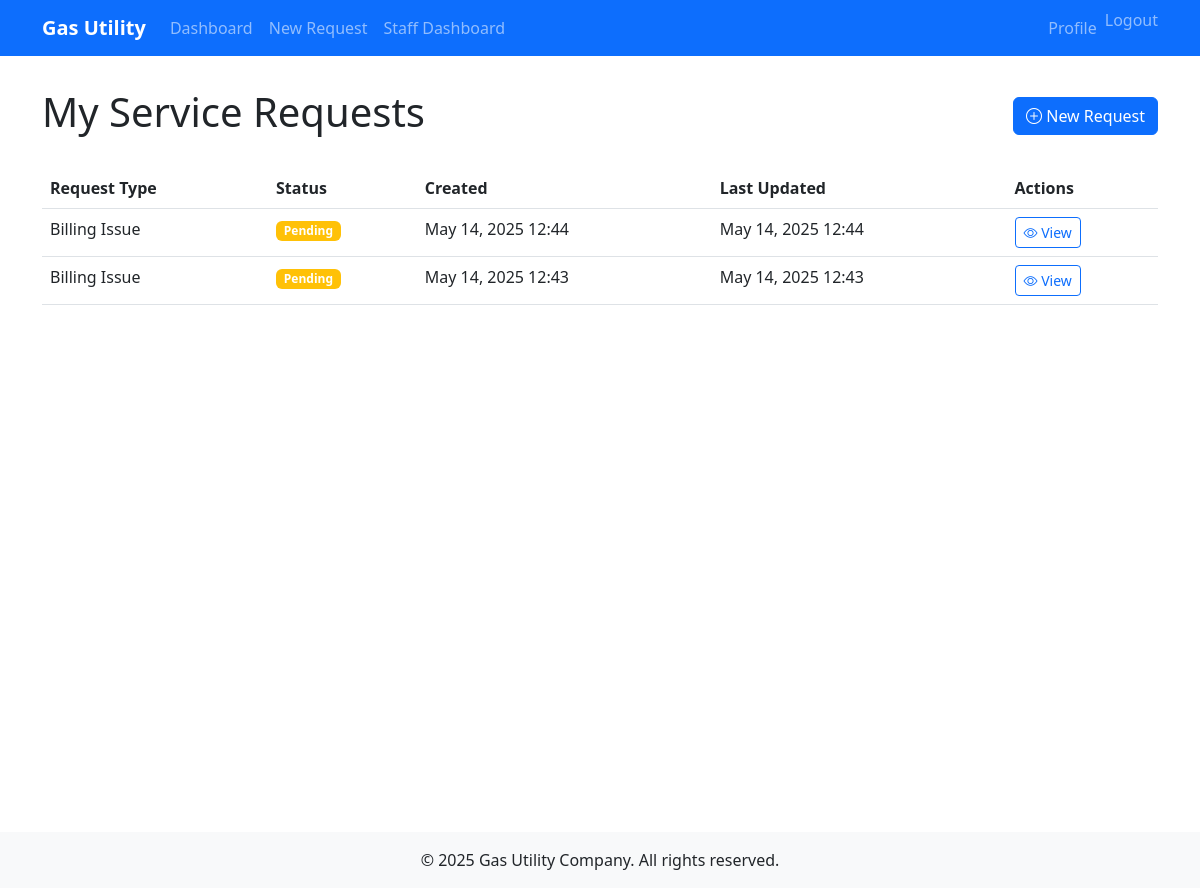
The app's page / (signed in) with its own data.
### customer_services/models.py (models this page shows, shortened)
class ServiceRequest(models.Model):
    STATUS_CHOICES = [
        ('pending', 'Pending'),
        ('in_progress', 'In Progress'),
        ('resolved', 'Resolved'),
        ('cancelled', 'Cancelled'),
    ]
    TYPE_CHOICES = [
        ('gas_leak', 'Gas Leak'),
        ('billing', 'Billing Issue'),
        ('meter_reading', 'Meter Reading'),
        ('connection', 'New Connection'),
        ('disconnection', 'Disconnection'),
        ('other', 'Other'),
    ]
    customer = models.ForeignKey(User, on_delete=models.CASCADE, related_name='service_requests')
    request_type = models.CharField(max_length=20, choices=TYPE_CHOICES)
    description = models.TextField()
    status = models.CharField(max_length=20, choices=STATUS_CHOICES, default='pending')
    created_at = models.DateTimeField(auto_now_add=True)
    updated_at = models.DateTimeField(auto_now=True)
    resolved_at = models.DateTimeField(null=True, blank=True)
    assigned_to = models.ForeignKey(User, on_delete=models.SET_NULL, null=True, blank=True, related_name='assigned_requests')
    priority = models.IntegerField(default=3)  # 1 being highest priority

### customer_services/views.py (the view)
# urls.py: path('', views.dashboard, name='dashboard'),
@login_required
def dashboard(request):
    user_requests = ServiceRequest.objects.filter(customer=request.user).order_by('-created_at')
    paginator = Paginator(user_requests, 10)
    page = request.GET.get('page')
    requests = paginator.get_page(page)
    return render(request, 'customer_services/dashboard.html', {'requests': requests})

### templates/customer_services/dashboard.html (shortened to what this page needs)
{% extends 'base.html' %}
{% load crispy_forms_tags %}
{% block content %}
<div class="row">
    <div class="col-md-12 mb-4">
        <div class="d-flex justify-content-between align-items-center">
            <h1>My Service Requests</h1>
            <a href="{% url 'customer_services:create_request' %}" class="btn btn-primary">
                <i class="bi bi-plus-circle"></i> New Request
            </a>
        </div>
    </div>
</div>
<div class="row">
    <div class="col-md-12">
        {% if requests %}
            <div class="table-responsive">
                <table class="table table-hover">
                    <thead>
                        <tr>
                            <th>Request Type</th>
                            <th>Status</th>
                            <th>Created</th>
                            <th>Last Updated</th>
                            <th>Actions</th>
                        </tr>
                    </thead>
                    <tbody>
                        {% for request in requests %}
                            <tr>
                                <td>{{ request.get_request_type_display }}</td>
                                <td>
                                    <span class="badge {% if request.status == 'pending' %}bg-warning
                                                      {% elif request.status == 'in_progress' %}bg-info
                                                      {% elif request.status == 'resolved' %}bg-success
                                                      {% else %}bg-danger{% endif %}">
                                        {{ request.get_status_display }}
                                    </span>
                                </td>
                                <td>{{ request.created_at|date:"M d, Y H:i" }}</td>
                                <td>{{ request.updated_at|date:"M d, Y H:i" }}</td>
                                <td>
                                    <a href="{% url 'customer_services:service_request_detail' request.pk %}"
                                       class="btn btn-sm btn-outline-primary">
                                        <i class="bi bi-eye"></i> View
                                    </a>
                                </td>
                            </tr>
                        {% endfor %}
                    </tbody>
                </table>
            </div>
        {% else %}
            <div class="alert alert-info">
                <i class="bi bi-info-circle"></i> You haven't submitted any service requests yet.
                <a href="{% url 'customer_services:create_request' %}" class="alert-link">Create your first request</a>.
            </div>
        {% endif %}
    </div>
</div>
{% endblock %}

### records on screen
ServiceRequest: request_type "Billing Issue", status "Pending", created_at "May 14, 2025 12:44", updated_at "May 14, 2025 12:44"
ServiceRequest: request_type "Billing Issue", status "Pending", created_at "May 14, 2025 12:43", updated_at "May 14, 2025 12:43"
